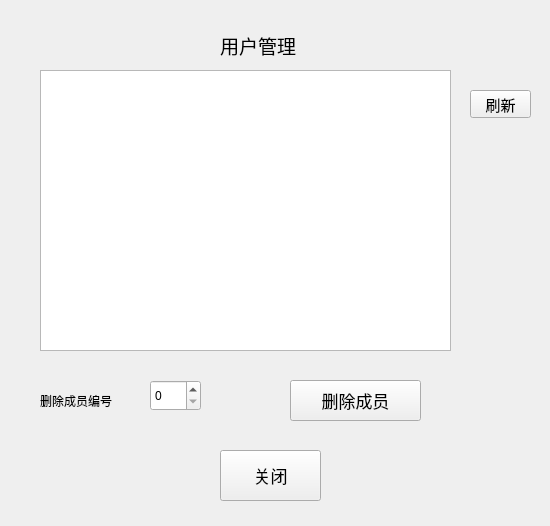
<?xml version="1.0" encoding="UTF-8"?>
<ui version="4.0">
 <class>manage</class>
 <widget class="QWidget" name="manage">
  <property name="geometry">
   <rect>
    <x>0</x>
    <y>0</y>
    <width>550</width>
    <height>526</height>
   </rect>
  </property>
  <property name="windowTitle">
   <string>Form</string>
  </property>
  <widget class="QLabel" name="label">
   <property name="geometry">
    <rect>
     <x>220</x>
     <y>30</y>
     <width>101</width>
     <height>31</height>
    </rect>
   </property>
   <property name="font">
    <font>
     <family>黑体</family>
     <pointsize>14</pointsize>
    </font>
   </property>
   <property name="text">
    <string>用户管理</string>
   </property>
  </widget>
  <widget class="QPushButton" name="delete_btn">
   <property name="geometry">
    <rect>
     <x>290</x>
     <y>380</y>
     <width>131</width>
     <height>41</height>
    </rect>
   </property>
   <property name="font">
    <font>
     <family>黑体</family>
     <pointsize>13</pointsize>
    </font>
   </property>
   <property name="text">
    <string>删除成员</string>
   </property>
  </widget>
  <widget class="QPushButton" name="man_close">
   <property name="geometry">
    <rect>
     <x>220</x>
     <y>450</y>
     <width>101</width>
     <height>51</height>
    </rect>
   </property>
   <property name="font">
    <font>
     <family>黑体</family>
     <pointsize>13</pointsize>
    </font>
   </property>
   <property name="text">
    <string>关闭</string>
   </property>
  </widget>
  <widget class="QPushButton" name="pushButton">
   <property name="geometry">
    <rect>
     <x>470</x>
     <y>90</y>
     <width>61</width>
     <height>28</height>
    </rect>
   </property>
   <property name="font">
    <font>
     <family>黑体</family>
     <pointsize>11</pointsize>
    </font>
   </property>
   <property name="text">
    <string>刷新</string>
   </property>
  </widget>
  <widget class="QTableView" name="tableView">
   <property name="geometry">
    <rect>
     <x>40</x>
     <y>70</y>
     <width>411</width>
     <height>281</height>
    </rect>
   </property>
  </widget>
  <widget class="QLabel" name="label_2">
   <property name="geometry">
    <rect>
     <x>40</x>
     <y>380</y>
     <width>91</width>
     <height>41</height>
    </rect>
   </property>
   <property name="font">
    <font>
     <family>黑体</family>
    </font>
   </property>
   <property name="text">
    <string>删除成员编号</string>
   </property>
  </widget>
  <widget class="QSpinBox" name="spinBox">
   <property name="geometry">
    <rect>
     <x>150</x>
     <y>380</y>
     <width>51</width>
     <height>31</height>
    </rect>
   </property>
  </widget>
 </widget>
 <resources/>
 <connections>
  <connection>
   <sender>man_close</sender>
   <signal>clicked()</signal>
   <receiver>manage</receiver>
   <slot>close()</slot>
   <hints>
    <hint type="sourcelabel">
     <x>270</x>
     <y>475</y>
    </hint>
    <hint type="destinationlabel">
     <x>274</x>
     <y>262</y>
    </hint>
   </hints>
  </connection>
 </connections>
</ui>
